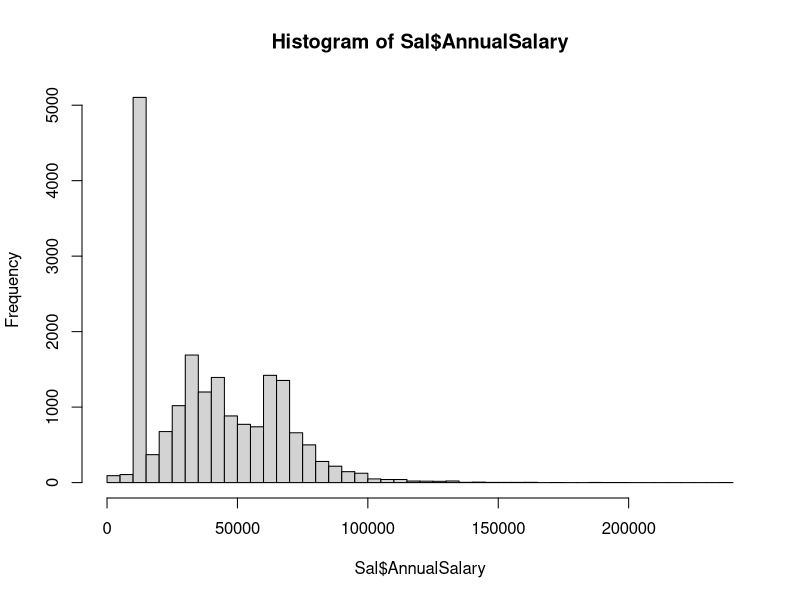
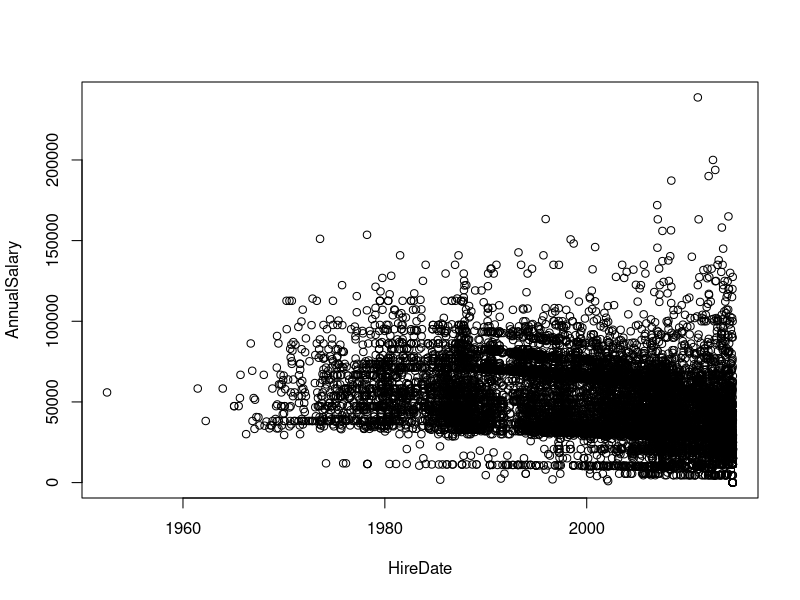

R code for these plots, in order:
### Module 9 - lab

## you will need data from:
##     https://data.baltimorecity.gov/browse?limitTo=datasets
## A. Baltimore_City_Employee_Salaries_FY2014
## B. Restaurants
## C. Monuments



# Salaries data:
Sal = read.csv("../data/Baltimore_City_Employee_Salaries_FY2014.csv",as.is=TRUE)

# 1. Make an object called health.sal using the salaries data set, 
#		with only agencies of those with "fire" (or any forms), if any, in the name
health.sal = Sal[grep("fire", Sal$JobTitle, ignore.case=TRUE),]

# 2. Make a data set called trans which contains only agencies that contain "TRANS".
trans = Sal[grep("trans", Sal$Agency, ignore.case=TRUE),]

# 3. What is/are the profession(s) of people who have "abra" in their name for Baltimore's Salaries?
Sal$JobTitle[grep("*abra*", Sal$name, ignore.case=TRUE)]

# 4. What is the distribution of annual salaries look like? What is the IQR?
Sal$AnnualSalary = as.numeric(gsub("$","",Sal$AnnualSalary,fixed=TRUE))
hist(Sal$AnnualSalary,breaks=50)
quantile(Sal$AnnualSalary,prob=c(0.25,0.75))

# 5. Convert HireDate to the `Date` class - plot Annual Salary vs Hire Date
Sal$HireDate = as.Date(Sal$HireDate, "%m/%d/%Y")
plot(AnnualSalary~HireDate, data=Sal)

# Monuments data:

# 6. How many monument names contain the phrase "Monument" in them?
mon = read.csv("../data/Monuments.csv", as.is=TRUE)
length(grep("monument",mon$name, ignore.case=TRUE))